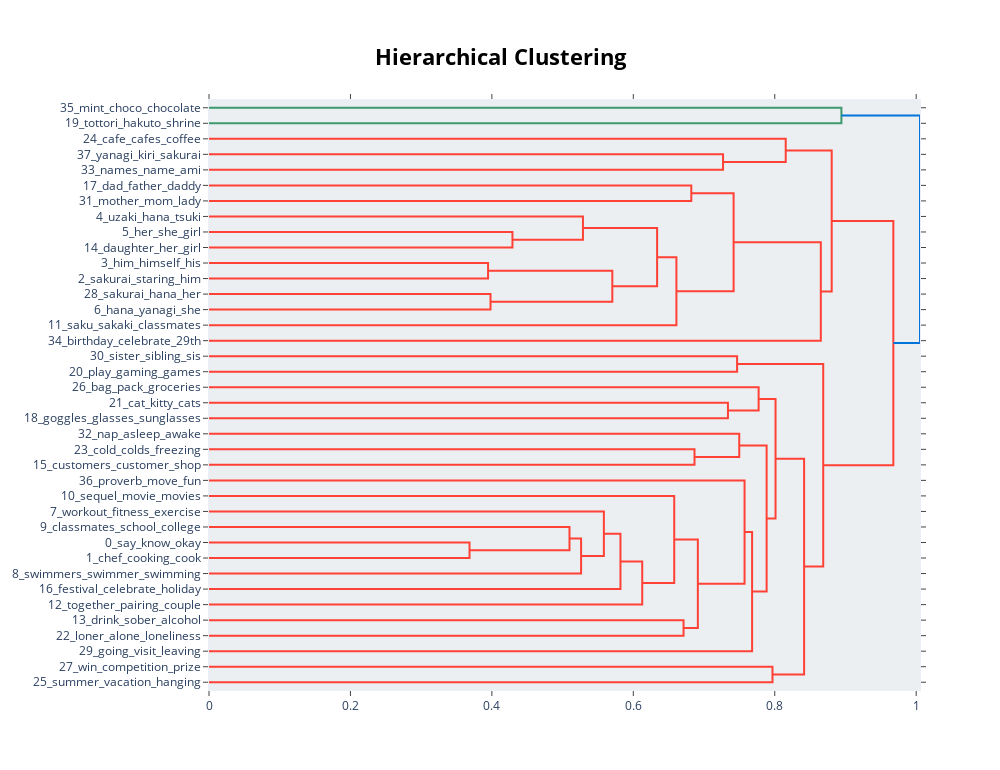

The cell this chart's notebook holds for it:
### Code cell
# 3. Hierarchical Clustering (how topics merge)
topic_model.visualize_hierarchy()

### Figure 1 — Plotly figure (JSON) as saved in the notebook; plotly's stock layout.template omitted (floating-point values rounded to 4 significant figures)
{"data": [{"hoverinfo": "text", "marker": {"color": "rgb(61,153,112)"}, "mode": "lines", "type": "scatter", "x": [0.0, 0.8943, 0.8943, 0.0], "xaxis": "x", "y": [-5.0, -5.0, -15.0, -15.0], "yaxis": "y"}, {"hoverinfo": "text", "marker": {"color": "rgb(255,65,54)"}, "mode": "lines", "type": "scatter", "x": [0.0, 0.7269, 0.7269, 0.0], "xaxis": "x", "y": [-35.0, -35.0, -45.0, -45.0], "yaxis": "y"}, {"hoverinfo": "text", "marker": {"color": "rgb(255,65,54)"}, "mode": "lines", "type": "scatter", "x": [0.0, 0.8155, 0.8155, 0.7269], "xaxis": "x", "y": [-25.0, -25.0, -40.0, -40.0], "yaxis": "y"}, {"hoverinfo": "text", "marker": {"color": "rgb(255,65,54)"}, "mode": "lines", "type": "scatter", "x": [0.0, 0.682, 0.682, 0.0], "xaxis": "x", "y": [-55.0, -55.0, -65.0, -65.0], "yaxis": "y"}, {"hoverinfo": "text", "marker": {"color": "rgb(255,65,54)"}, "mode": "lines", "type": "scatter", "x": [0.0, 0.4291, 0.4291, 0.0], "xaxis": "x", "y": [-85.0, -85.0, -95.0, -95.0], "yaxis": "y"}, {"hoverinfo": "text", "marker": {"color": "rgb(255,65,54)"}, "mode": "lines", "type": "scatter", "x": [0.0, 0.5288, 0.5288, 0.4291], "xaxis": "x", "y": [-75.0, -75.0, -90.0, -90.0], "yaxis": "y"}, {"hoverinfo": "text", "marker": {"color": "rgb(255,65,54)"}, "mode": "lines", "type": "scatter", "x": [0.0, 0.3946, 0.3946, 0.0], "xaxis": "x", "y": [-105.0, -105.0, -115.0, -115.0], "yaxis": "y"}, {"hoverinfo": "text", "marker": {"color": "rgb(255,65,54)"}, "mode": "lines", "type": "scatter", "x": [0.0, 0.3981, 0.3981, 0.0], "xaxis": "x", "y": [-125.0, -125.0, -135.0, -135.0], "yaxis": "y"}, {"hoverinfo": "text", "marker": {"color": "rgb(255,65,54)"}, "mode": "lines", "type": "scatter", "x": [0.3946, 0.5703, 0.5703, 0.3981], "xaxis": "x", "y": [-110.0, -110.0, -130.0, -130.0], "yaxis": "y"}, {"hoverinfo": "text", "marker": {"color": "rgb(255,65,54)"}, "mode": "lines", "type": "scatter", "x": [0.5288, 0.6336, 0.6336, 0.5703], "xaxis": "x", "y": [-82.5, -82.5, -120.0, -120.0], "yaxis": "y"}, {"hoverinfo": "text", "marker": {"color": "rgb(255,65,54)"}, "mode": "lines", "type": "scatter", "x": [0.6336, 0.6609, 0.6609, 0.0], "xaxis": "x", "y": [-101.2, -101.2, -145.0, -145.0], "yaxis": "y"}, {"hoverinfo": "text", "marker": {"color": "rgb(255,65,54)"}, "mode": "lines", "type": "scatter", "x": [0.682, 0.7418, 0.7418, 0.6609], "xaxis": "x", "y": [-60.0, -60.0, -123.1, -123.1], "yaxis": "y"}, {"hoverinfo": "text", "marker": {"color": "rgb(255,65,54)"}, "mode": "lines", "type": "scatter", "x": [0.7418, 0.8651, 0.8651, 0.0], "xaxis": "x", "y": [-91.56, -91.56, -155.0, -155.0], "yaxis": "y"}, {"hoverinfo": "text", "marker": {"color": "rgb(255,65,54)"}, "mode": "lines", "type": "scatter", "x": [0.8155, 0.8805, 0.8805, 0.8651], "xaxis": "x", "y": [-32.5, -32.5, -123.3, -123.3], "yaxis": "y"}, {"hoverinfo": "text", "marker": {"color": "rgb(255,65,54)"}, "mode": "lines", "type": "scatter", "x": [0.0, 0.7468, 0.7468, 0.0], "xaxis": "x", "y": [-165.0, -165.0, -175.0, -175.0], "yaxis": "y"}, {"hoverinfo": "text", "marker": {"color": "rgb(255,65,54)"}, "mode": "lines", "type": "scatter", "x": [0.0, 0.7338, 0.7338, 0.0], "xaxis": "x", "y": [-195.0, -195.0, -205.0, -205.0], "yaxis": "y"}, {"hoverinfo": "text", "marker": {"color": "rgb(255,65,54)"}, "mode": "lines", "type": "scatter", "x": [0.0, 0.7772, 0.7772, 0.7338], "xaxis": "x", "y": [-185.0, -185.0, -200.0, -200.0], "yaxis": "y"}, {"hoverinfo": "text", "marker": {"color": "rgb(255,65,54)"}, "mode": "lines", "type": "scatter", "x": [0.0, 0.6865, 0.6865, 0.0], "xaxis": "x", "y": [-225.0, -225.0, -235.0, -235.0], "yaxis": "y"}, {"hoverinfo": "text", "marker": {"color": "rgb(255,65,54)"}, "mode": "lines", "type": "scatter", "x": [0.0, 0.7498, 0.7498, 0.6865], "xaxis": "x", "y": [-215.0, -215.0, -230.0, -230.0], "yaxis": "y"}, {"hoverinfo": "text", "marker": {"color": "rgb(255,65,54)"}, "mode": "lines", "type": "scatter", "x": [0.0, 0.3684, 0.3684, 0.0], "xaxis": "x", "y": [-285.0, -285.0, -295.0, -295.0], "yaxis": "y"}, {"hoverinfo": "text", "marker": {"color": "rgb(255,65,54)"}, "mode": "lines", "type": "scatter", "x": [0.0, 0.5098, 0.5098, 0.3684], "xaxis": "x", "y": [-275.0, -275.0, -290.0, -290.0], "yaxis": "y"}, {"hoverinfo": "text", "marker": {"color": "rgb(255,65,54)"}, "mode": "lines", "type": "scatter", "x": [0.5098, 0.5262, 0.5262, 0.0], "xaxis": "x", "y": [-282.5, -282.5, -305.0, -305.0], "yaxis": "y"}, {"hoverinfo": "text", "marker": {"color": "rgb(255,65,54)"}, "mode": "lines", "type": "scatter", "x": [0.0, 0.5584, 0.5584, 0.5262], "xaxis": "x", "y": [-265.0, -265.0, -293.8, -293.8], "yaxis": "y"}, {"hoverinfo": "text", "marker": {"color": "rgb(255,65,54)"}, "mode": "lines", "type": "scatter", "x": [0.5584, 0.5818, 0.5818, 0.0], "xaxis": "x", "y": [-279.4, -279.4, -315.0, -315.0], "yaxis": "y"}, {"hoverinfo": "text", "marker": {"color": "rgb(255,65,54)"}, "mode": "lines", "type": "scatter", "x": [0.5818, 0.6126, 0.6126, 0.0], "xaxis": "x", "y": [-297.2, -297.2, -325.0, -325.0], "yaxis": "y"}, {"hoverinfo": "text", "marker": {"color": "rgb(255,65,54)"}, "mode": "lines", "type": "scatter", "x": [0.0, 0.6579, 0.6579, 0.6126], "xaxis": "x", "y": [-255.0, -255.0, -311.1, -311.1], "yaxis": "y"}, {"hoverinfo": "text", "marker": {"color": "rgb(255,65,54)"}, "mode": "lines", "type": "scatter", "x": [0.0, 0.671, 0.671, 0.0], "xaxis": "x", "y": [-335.0, -335.0, -345.0, -345.0], "yaxis": "y"}, {"hoverinfo": "text", "marker": {"color": "rgb(255,65,54)"}, "mode": "lines", "type": "scatter", "x": [0.6579, 0.6912, 0.6912, 0.671], "xaxis": "x", "y": [-283.0, -283.0, -340.0, -340.0], "yaxis": "y"}, {"hoverinfo": "text", "marker": {"color": "rgb(255,65,54)"}, "mode": "lines", "type": "scatter", "x": [0.0, 0.7573, 0.7573, 0.6912], "xaxis": "x", "y": [-245.0, -245.0, -311.5, -311.5], "yaxis": "y"}, {"hoverinfo": "text", "marker": {"color": "rgb(255,65,54)"}, "mode": "lines", "type": "scatter", "x": [0.7573, 0.768, 0.768, 0.0], "xaxis": "x", "y": [-278.3, -278.3, -355.0, -355.0], "yaxis": "y"}, {"hoverinfo": "text", "marker": {"color": "rgb(255,65,54)"}, "mode": "lines", "type": "scatter", "x": [0.7498, 0.7885, 0.7885, 0.768], "xaxis": "x", "y": [-222.5, -222.5, -316.6, -316.6], "yaxis": "y"}, {"hoverinfo": "text", "marker": {"color": "rgb(255,65,54)"}, "mode": "lines", "type": "scatter", "x": [0.7772, 0.8011, 0.8011, 0.7885], "xaxis": "x", "y": [-192.5, -192.5, -269.6, -269.6], "yaxis": "y"}, {"hoverinfo": "text", "marker": {"color": "rgb(255,65,54)"}, "mode": "lines", "type": "scatter", "x": [0.0, 0.7968, 0.7968, 0.0], "xaxis": "x", "y": [-365.0, -365.0, -375.0, -375.0], "yaxis": "y"}, {"hoverinfo": "text", "marker": {"color": "rgb(255,65,54)"}, "mode": "lines", "type": "scatter", "x": [0.8011, 0.8415, 0.8415, 0.7968], "xaxis": "x", "y": [-231.0, -231.0, -370.0, -370.0], "yaxis": "y"}, {"hoverinfo": "text", "marker": {"color": "rgb(255,65,54)"}, "mode": "lines", "type": "scatter", "x": [0.7468, 0.8686, 0.8686, 0.8415], "xaxis": "x", "y": [-170.0, -170.0, -300.5, -300.5], "yaxis": "y"}, {"hoverinfo": "text", "marker": {"color": "rgb(255,65,54)"}, "mode": "lines", "type": "scatter", "x": [0.8805, 0.9677, 0.9677, 0.8686], "xaxis": "x", "y": [-77.89, -77.89, -235.3, -235.3], "yaxis": "y"}, {"hoverinfo": "text", "marker": {"color": "rgb(0,116,217)"}, "mode": "lines", "type": "scatter", "x": [0.8943, 1.005, 1.005, 0.9677], "xaxis": "x", "y": [-10.0, -10.0, -156.6, -156.6], "yaxis": "y"}], "layout": {"autosize": false, "height": 770, "hoverlabel": {"bgcolor": "white", "font": {"family": "Rockwell", "size": 16}}, "hovermode": "closest", "plot_bgcolor": "#ECEFF1", "showlegend": false, "title": {"font": {"color": "Black", "size": 22}, "text": "<b>Hierarchical Clustering</b>", "x": 0.5, "xanchor": "center", "yanchor": "top"}, "width": 1000, "xaxis": {"mirror": "allticks", "rangemode": "tozero", "showgrid": false, "showline": true, "showticklabels": true, "ticks": "outside", "type": "linear", "zeroline": false}, "yaxis": {"mirror": "allticks", "range": [-380, 0], "rangemode": "tozero", "showgrid": false, "showline": true, "showticklabels": true, "tickmode": "array", "ticks": "outside", "ticktext": ["35_mint_choco_chocolate", "19_tottori_hakuto_shrine", "24_cafe_cafes_coffee", "37_yanagi_kiri_sakurai", "33_names_name_ami", "17_dad_father_daddy", "31_mother_mom_lady", "4_uzaki_hana_tsuki", "5_her_she_girl", "14_daughter_her_girl", "3_him_himself_his", "2_sakurai_staring_him", "28_sakurai_hana_her", "6_hana_yanagi_she", "11_saku_sakaki_classmates", "34_birthday_celebrate_29th", "30_sister_sibling_sis", "20_play_gaming_games", "26_bag_pack_groceries", "21_cat_kitty_cats", "18_goggles_glasses_sunglasses", "32_nap_asleep_awake", "23_cold_colds_freezing", "15_customers_customer_shop", "36_proverb_move_fun", "10_sequel_movie_movies", "7_workout_fitness_exercise", "9_classmates_school_college", "0_say_know_okay", "1_chef_cooking_cook", "8_swimmers_swimmer_swimming", "16_festival_celebrate_holiday", "12_together_pairing_couple", "13_drink_sober_alcohol", "22_loner_alone_loneliness", "29_going_visit_leaving", "27_win_competition_prize", "25_summer_vacation_hanging"], "tickvals": [-5, -15, -25, -35, -45, -55, -65, -75, -85, -95, -105, -115, -125, -135, -145, -155, -165, -175, -185, -195, -205, -215, -225, -235, -245, -255, -265, -275, -285, -295, -305, -315, -325, -335, -345, -355, -365, -375], "type": "linear", "zeroline": false}}}
